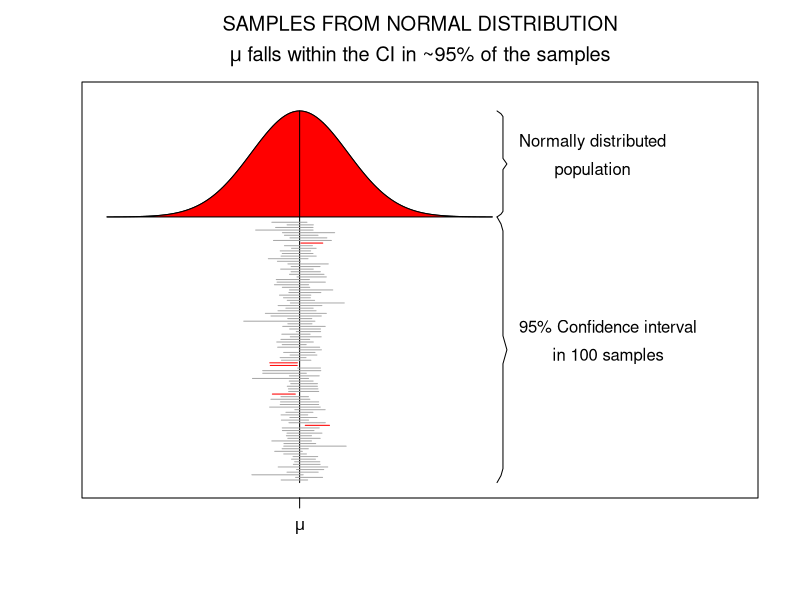
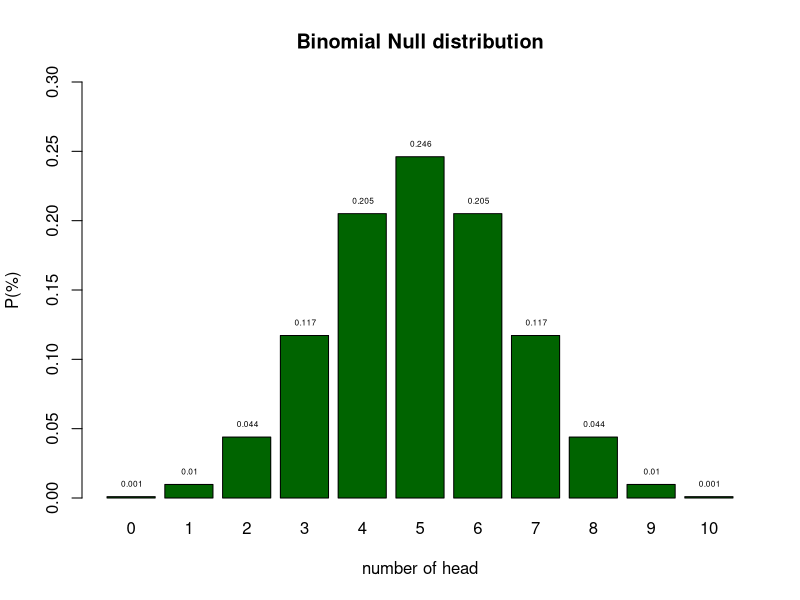
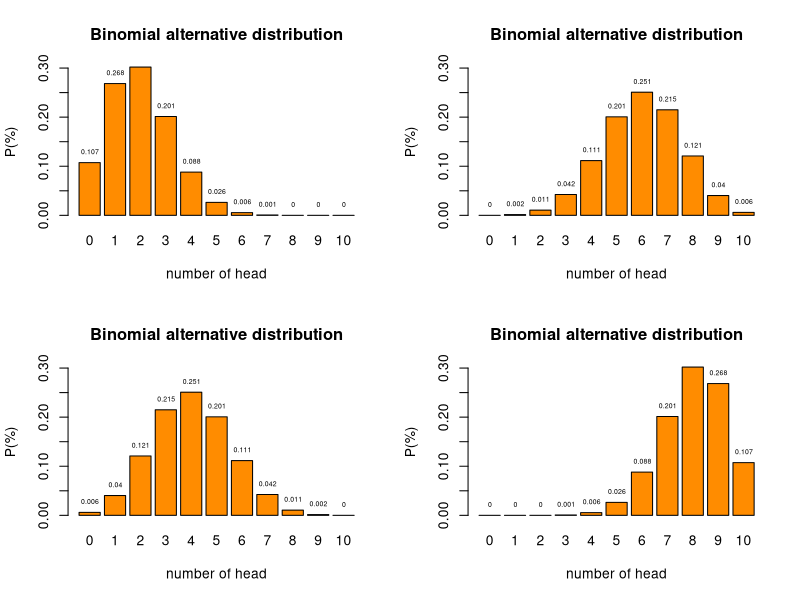
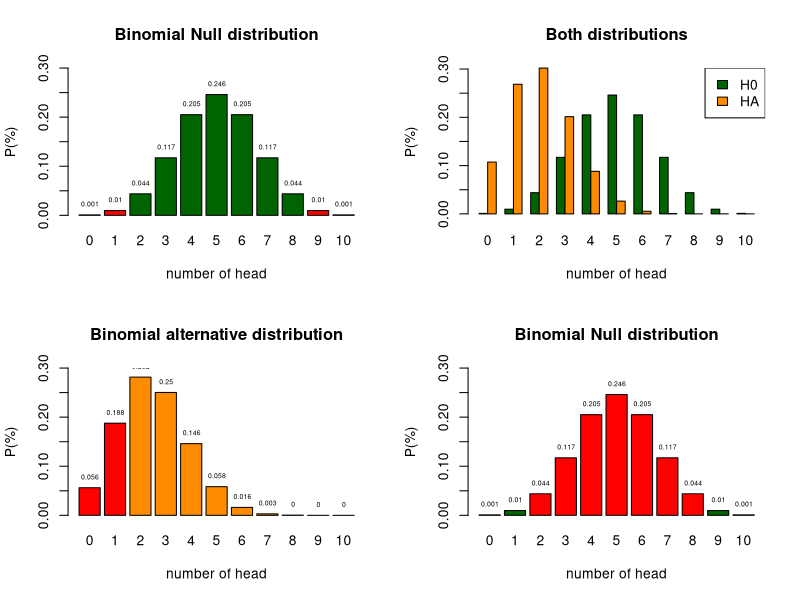
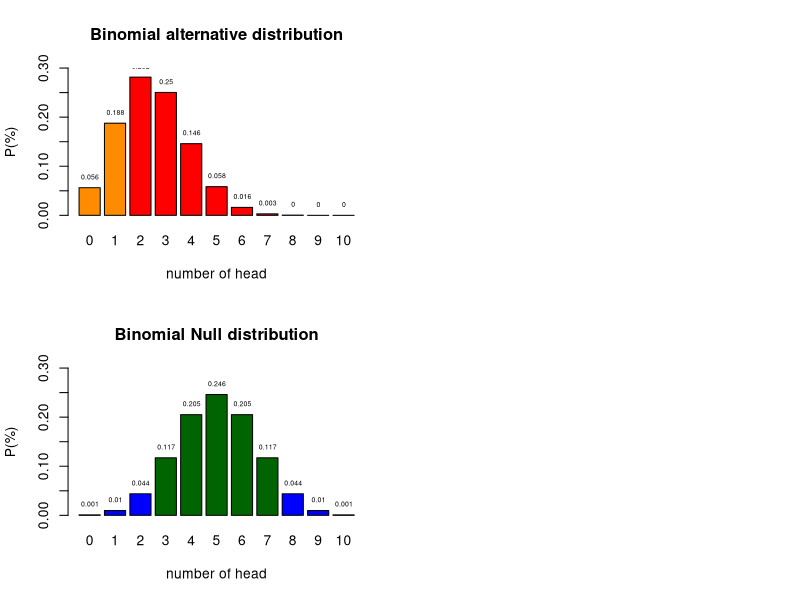
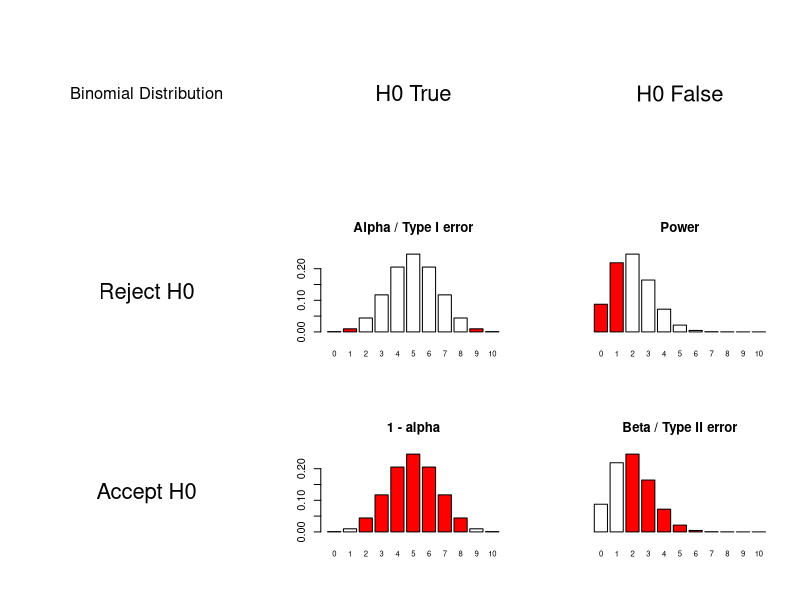

Generate these figures, in order, with R:
## ---- chunk 1
set.seed(1548)

x  = seq(-4,4,.05) # sequence x values for normal distribution
hx = dnorm(x)      # calculate y values

title = expression(atop("SAMPLES FROM NORMAL DISTRIBUTION",paste(mu," falls within the CI in ~95% of the samples")))

plot(x,hx+1,type="l",ylim=c(0,1.45),xlim=c(-4,9), yaxt="n", xaxt="n",ylab="",xlab="",main=title, mai=c(3,1,2,1),mar=c(3,1,2,1))

# Add red area
polygon(c(x,rev(x)),c(rep(1,length(x)),hx+1),col="red",lty=1)

# Add mu line
lines(c(0,0),c(0,max(hx)+1))

# Add mu symbol to x axis
axis( 1,at=0,labels=expression(mu), cex=2 )

# Create curly braces for normal distribution 
ybracket = seq(1,max(hx)+1,length=39)
xbracket = rep(4.1,39)*c(c(1,1.02),rep(1.03,16),c(1.04,1.05,1.04),rep(1.03,16),c(1.02,1))

lines(xbracket,ybracket,col="black")

# Create curly braces for samples
ybracket = seq(0,1,length=39)
xbracket = rep(4.1,39)*c(c(1,1.02),rep(1.03,16),c(1.04,1.05,1.04),rep(1.03,16),c(1.02,1))

lines(xbracket,ybracket,col="black")

text = expression(atop("Normally distributed","population"))

text(4.1*1.06,1+(max(hx)/2), text,pos=4)

text = expression(atop("95% Confidence interval","in 100 samples","drawn from the","normal distribution"))

text(4.1*1.06,.5, text,pos=4)

# Add confidence intervals

mu  = 0
sig = 1

mu_in_ci = array() # create empty array

iterations = 100

for(i in 1:iterations) {
	
	n      = round(runif(1,10,60)) # use variable sample sizes between 10 and 60
	sample = rnorm(n,mu,sig)       # sample from normal distribution
	
	sample_mean = mean(sample)
	sample_sd   = sd(sample)
	sample_ci   = sample_sd/sqrt(n)

	sample_ci_upperbound = sample_mean + sample_ci * 1.96
	sample_ci_lowerbound = sample_mean - sample_ci * 1.96
	
	if(sample_ci_lowerbound < mu & sample_ci_upperbound > mu) {
		
		mu_in_ci[i] = 1	
		col = "darkgrey"	
		}
	else {
		mu_in_ci[i] = 0
		col = "red"
		}
    
    # plot CI lines
    lines(c(sample_ci_lowerbound,sample_ci_upperbound),rep((.98/iterations)*i,2),col=col)

	}
	
percentage = (1/iterations)*sum(mu_in_ci)
## ---- chunk 2
n = 10   # Sample size
k = 0:10 # Discrete probability space
p = .5   # Probability of head

munt = 0:1

# alle_mogelijkheden = expand.grid(munt,munt,munt,munt,munt,munt,munt,munt,munt,munt)
# 
# sommen = rowSums(alle_mogelijkheden)

# table(sommen)

permutations = factorial(n) / ( factorial(k) * factorial(n-k) )
# permutations

p_k  = p^k * (1-p)^(n-k)  # Probability of single event
p_kp = p_k * permutations # Probability of event times 
                          # the occurrence of that event
# sample = 90
# freq_munt = round(p_kp*sample)
# cbind(k,permutations,p_k,p_kp,freq_munt)

title = "Binomial Null distribution"

col=c(rep("red",2),rep("white",7),rep("red",2))

barplot( p_kp, 
         main=title, 
         names.arg=0:10, 
         xlab="number of head", 
         ylab="P(%)", 
         col='darkgreen',
         ylim=c(0,.3) )

text(.6:10.6*1.2,p_kp,round(p_kp,3),pos=3,cex=.5)
## ---- chunk 3

# n = 10   # Sample size
# k = 0:10 # Discrete probability space
prob = c(.2, .4, .6, .8)  # Probability of head

layout(matrix(1:4, 2,2)) 

for(p in prob) {
permutations = factorial(n) / ( factorial(k) * factorial(n-k) )

p_k2  = p^k  * (1-p)^(n-k)  # Probability of single event
p_kp2 = p_k2 * permutations # Probability of event times 
                            # the occurrence of that event

title = "Binomial alternative distribution"

col=c(rep("red",2),rep("white",7),rep("red",2))

barplot( p_kp2, 
         main=title, 
         names.arg=0:10, 
         xlab="number of head", 
         ylab="P(%)", 
         beside=TRUE,
         col="darkorange",
         ylim=c(0,.3) 
         )

text(.6:10.6*1.2,p_kp2,round(p_kp2,3),pos=3,cex=.5)
}
## ---- chunk 4
n = 10   # Sample size
k = 0:10 # Discrete probability space
p = .5   # Probability of head

p_k  = p^k * (1-p)^(n-k)  # Probability of single event
p_kp = p_k * permutations # Probability of event times 
                          # the occurrence of that event
# sample = 90
# freq_munt = round(p_kp*sample)
# cbind(k,permutations,p_k,p_kp,freq_munt)

title = "Binomial Null distribution"

col=c(rep("red",2),rep("darkgreen",7),rep("red",2))

barplot( p_kp, 
         main=title, 
         names.arg=0:10, 
         xlab="number of head", 
         ylab="P(%)", 
         col=col,
         ylim=c(0,.3) )

text(.6:10.6*1.2,p_kp,round(p_kp,3),pos=3,cex=.5)
## ---- chunk 5
n = 10   # Sample size
k = 0:10 # Discrete probability space
p = .25   # Probability of head

p_k  = p^k * (1-p)^(n-k)  # Probability of single event
p_kp = p_k * permutations # Probability of event times 
                          # the occurrence of that event
# sample = 90
# freq_munt = round(p_kp*sample)
# cbind(k,permutations,p_k,p_kp,freq_munt)

title = "Binomial alternative distribution"

col=c(rep("red",2),rep("darkorange",7),rep("red",2))

barplot( p_kp, 
         main=title, 
         names.arg=0:10, 
         xlab="number of head", 
         ylab="P(%)", 
         col=col,
         ylim=c(0,.3) )

text(.6:10.6*1.2,p_kp,round(p_kp,3),pos=3,cex=.5)
## ---- chunk 6

title = "Both distributions"

colh0 = 'darkgreen'
colha = 'darkorange'

barplot( rbind(dbinom(0:10, 10, .5),
               dbinom(0:10, 10, .2)), 
         main=title, 
         names.arg=0:10, 
         xlab="number of head", 
         ylab="P(%)", 
         col = rbind(colh0,colha),
         beside=TRUE
         #legend.text = c("H0", "HA")
         )

legend("topright", legend=c("H0","HA"), fill=c("darkgreen","darkorange"))

## ---- chunk 7
n = 10   # Sample size
k = 0:10 # Discrete probability space
p = .5   # Probability of head

p_k  = p^k * (1-p)^(n-k)  # Probability of single event
p_kp = p_k * permutations # Probability of event times 
                          # the occurrence of that event
# sample = 90
# freq_munt = round(p_kp*sample)
# cbind(k,permutations,p_k,p_kp,freq_munt)

title = "Binomial Null distribution"

col=c(rep("darkgreen",2),rep("red",7),rep("darkgreen",2))

barplot( p_kp, 
         main=title, 
         names.arg=0:10, 
         xlab="number of head", 
         ylab="P(%)", 
         col=col,
         ylim=c(0,.3) )

text(.6:10.6*1.2,p_kp,round(p_kp,3),pos=3,cex=.5)
## ---- chunk 8
n = 10   # Sample size
k = 0:10 # Discrete probability space
p = .25   # Probability of head

p_k  = p^k * (1-p)^(n-k)  # Probability of single event
p_kp = p_k * permutations # Probability of event times 
                          # the occurrence of that event
# sample = 90
# freq_munt = round(p_kp*sample)
# cbind(k,permutations,p_k,p_kp,freq_munt)

title = "Binomial alternative distribution"

col=c(rep("darkorange",2),rep("red",7),rep("darkorange",2))

barplot( p_kp, 
         main=title, 
         names.arg=0:10, 
         xlab="number of head", 
         ylab="P(%)", 
         col=col,
         ylim=c(0,.3) )

text(.6:10.6*1.2,p_kp,round(p_kp,3),pos=3,cex=.5)
## ---- chunk 9
n = 10   # Sample size
k = 0:10 # Discrete probability space
p = .5   # Probability of head

p_k  = p^k * (1-p)^(n-k)  # Probability of single event
p_kp = p_k * permutations # Probability of event times 
                          # the occurrence of that event
# sample = 90
# freq_munt = round(p_kp*sample)
# cbind(k,permutations,p_k,p_kp,freq_munt)

title = "Binomial Null distribution"

col=c(rep("blue",3),rep("darkgreen",5),rep("blue",2))

barplot( p_kp, 
         main=title, 
         names.arg=0:10, 
         xlab="number of head", 
         ylab="P(%)", 
         col=col,
         ylim=c(0,.3) )

text(.6:10.6*1.2,p_kp,round(p_kp,3),pos=3,cex=.5)
## ---- chunk 10
N     = 10  # Sample size
H0    = .5  # Probability of head under H0 50/50
HA    = .2  # Aternative expected value
alpha = .05 # Selected type I error

# Color areas red for selected alpha
area <- dbinom(0:N, N, H0) < alpha/2

col = rep("white", N+1)
col[area] = "red"

col2 = rep("red", N+1)
col2[area] = "white"

# Delete # to not color the plots
# col = col2  = "white"

layout(matrix(1:9,3,3, byrow=T))

plot.new()
text(0.5,0.5,"Binomial Distribution",cex=1.5)
# text(0.5,0.1,paste("N:",N),cex=1.5)

plot.new()
text(0.5,0.5,"H0 True",cex=2)

plot.new()
text(0.5,0.5,"H0 False",cex=2)

plot.new()
text(0.5,0.5,"Reject H0",cex=2)

barplot(dbinom(0:N,N, H0), 
        col  = col, 
        # yaxt = 'n', 
        main = 'Alpha / Type I error', 
        names.arg = 0:N, 
        cex.names = 0.7)

barplot(dbinom(0:N,N, HA), 
        col  = col, 
        yaxt = 'n', 
        main = 'Power', 
        names.arg = 0:N, 
        cex.names = 0.7)

plot.new()
text(0.5,0.5,"Accept H0",cex=2)

barplot(dbinom(0:N,N, H0), 
        col  = col2, 
        # yaxt = 'n', 
        main = '1 - alpha', 
        names.arg = 0:N, 
        cex.names = 0.7)

barplot(dbinom(0:N,N, HA), 
        col  = col2, 
        yaxt = 'n', 
        main = 'Beta / Type II error', 
        names.arg = 0:N, 
        cex.names = 0.7)
